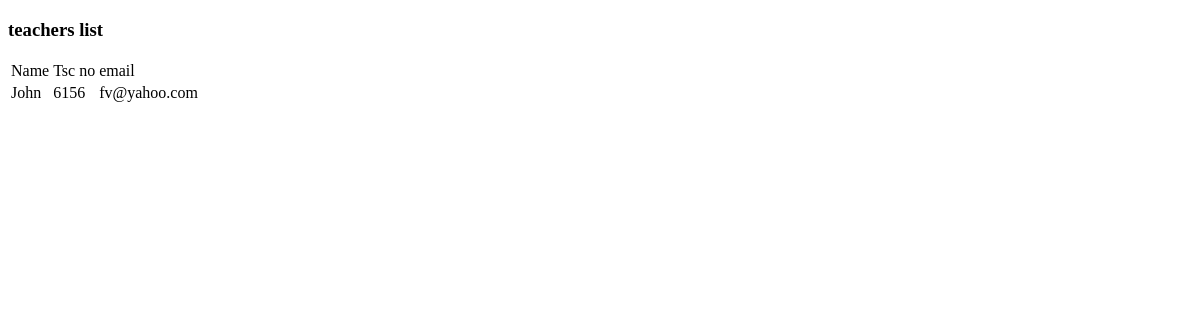
Page /teacher/ on the earlier database version.
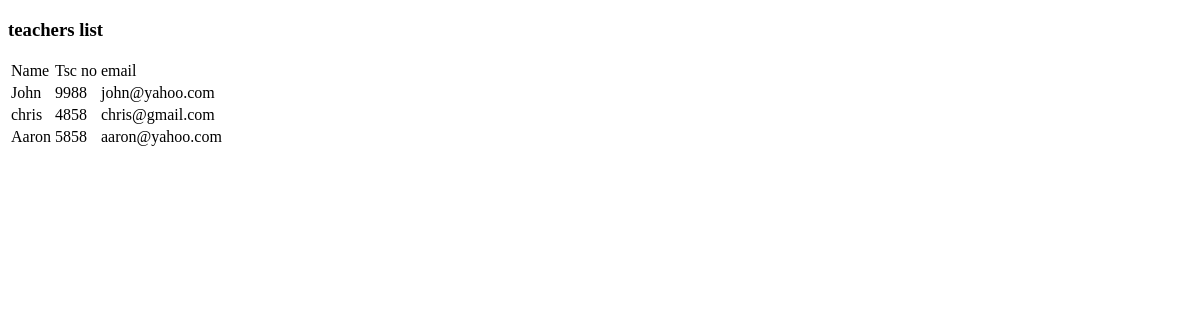
Same page on the later database version.
### class/models.py (models this page shows, shortened)
class Teacher(models.Model):
    name = models.CharField(max_length=20, blank=False)
    tsc_no = models.IntegerField()
    email = models.EmailField(blank=False)

### class/views.py (the view)
# urls.py: path('teacher/', views.teacher),
def teacher(request):
    teacher = Teacher.objects.all()
    return render(request, 'teachers.html', {"teacher": teacher})

### class/templates/teachers.html (shortened to what this page needs)
<!DOCTYPE html>
<html lang="en">
<head>
</head>
<body>
<h3>teachers list</h3>
<table>
    <tr>
        <td>Name</td>
        <td>Tsc no</td>
        <td>email</td>
    </tr>
    {% for y in teacher %}
    <tr>
        <td>{{ y.name }}</td>
        <td>{{ y.tsc_no }}</td>
        <td>{{ y.email }}</td>
    </tr>
    {% endfor %}
</table>
</body>
</html>

Differences in the rows shown:
changed Teacher "John": tsc_no "6156" → "9988"; email "fv@yahoo.com" → "john@yahoo.com"
added Teacher: name "chris", tsc_no "4858", email "chris@gmail.com"
added Teacher: name "Aaron", tsc_no "5858", email "aaron@yahoo.com"
